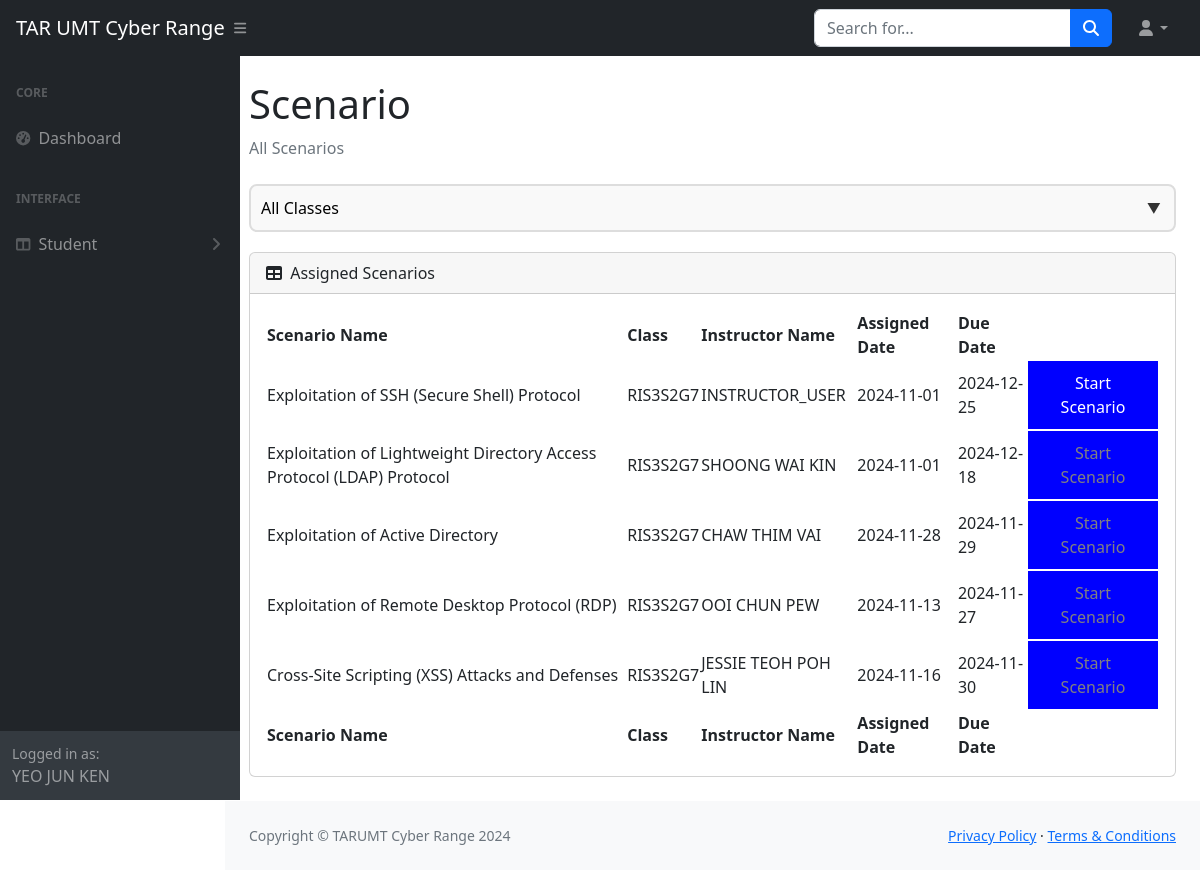
The page /student-dashboard/allScenario.php (signed in) on the database its author committed.
### tables this page shows
CREATE TABLE `scenario` (
  `scenario_id` int(11) NOT NULL,
  `title` varchar(255) NOT NULL,
  `description` text DEFAULT NULL,
  `instructor_id` int(11) DEFAULT NULL,
  `assigned_date` date NOT NULL DEFAULT curdate(),
  `due_date` date NOT NULL,
  `deleted_at` date NOT NULL
);

CREATE TABLE `class_scenarios` (
  `class_name` varchar(50) NOT NULL,
  `scenario_id` int(11) NOT NULL
);

CREATE TABLE `users` (
  `id` int(11) NOT NULL,
  `username` varchar(50) NOT NULL,
  `email` varchar(100) NOT NULL,
  `password` varchar(255) NOT NULL,
  `role_id` int(11) DEFAULT NULL,
  `is_verified` tinyint(1) NOT NULL DEFAULT 0,
  `verification_token` varchar(255) DEFAULT NULL
);

### student-dashboard/allScenario.php (the view, shortened to what this page needs)
<?php
include '../header_footer/header_student.php';
include '../connection.php';
$username = $_SESSION['username'];
$stmt = $conn->prepare("
    SELECT s.id AS student_id
    FROM students s
    INNER JOIN users u ON s.user_id = u.id
    WHERE u.username = ?
");
$stmt->bind_param("s", $username);
$stmt->execute();
$result = $stmt->get_result();
$studentData = $result->fetch_assoc();
$classes = [];
$scenarios = [];
if ($studentData) {
    $studentId = $studentData['student_id'];
    $stmt = $conn->prepare("
        SELECT sc.class_name
        FROM student_classes scs
        INNER JOIN class sc ON scs.class_name = sc.class_name
        WHERE scs.student_id = ?
    ");
    $stmt->bind_param("i", $studentId);
    $stmt->execute();
    $result = $stmt->get_result();
    while ($row = $result->fetch_assoc()) {
        $classes[] = $row['class_name'];
    }
    if ($_SERVER['REQUEST_METHOD'] === 'POST' && isset($_POST['selected_class'])) {
        $selectedClass = $_POST['selected_class'];
    } else {
        $selectedClass = 'all';
    }
    if (!empty($classes)) {
        $classNames = implode("','", $classes);
        $query = "
            SELECT sc.title AS scenario_title, sc.scenario_id, sc.assigned_date, sc.due_date, u.username AS instructor_name, cs.class_name
            FROM scenario sc
            INNER JOIN class_scenarios cs ON sc.scenario_id = cs.scenario_id
            INNER JOIN class c ON cs.class_name = c.class_name
            INNER JOIN instructors i ON sc.instructor_id = i.id
            INNER JOIN users u ON i.user_id = u.id
        ";
        if ($selectedClass !== 'all') {
            $query .= " WHERE cs.class_name = ?";
        } else {
            $query .= " WHERE cs.class_name IN ('$classNames')";
        }
        $stmt = $conn->prepare($query);
        $stmt->execute();
        $result = $stmt->get_result();
        while ($row = $result->fetch_assoc()) {
            $scenarios[] = $row;
        }
    }
}
?>
<div class="container-fluid px-4">
    <h1 class="mt-4">Scenario</h1>
    <ol class="breadcrumb mb-4">
        <li class="breadcrumb-item active">All Scenarios</li>
    </ol>
    <div class="dropdown-container">
        <form method="POST" class="custom-dropdown">
            <select id="classDropdown" name="selected_class" onchange="this.form.submit()">
                <option value="all" <?= $selectedClass === 'all' ? 'selected' : '' ?>>All Classes</option>
            </select>
        </form>
    </div>
    <div class="card mb-4">
        <div class="card-header">
            <i class="fas fa-table me-1"></i>
            Assigned Scenarios
        </div>
        <div class="card-body">
            <table id="datatablesSimple">
                <thead>
                    <tr>
                        <th>Scenario Name</th>
                        <th>Class</th>
                        <th>Instructor Name</th>
                        <th>Assigned Date</th>
                        <th>Due Date</th>
                        <th></th>
                    </tr>
                </thead>
                <tfoot>
                    <tr>
                        <th>Scenario Name</th>
                        <th>Class</th>
                        <th>Instructor Name</th>
                        <th>Assigned Date</th>
                        <th>Due Date</th>
                        <th></th>
                    </tr>
                </tfoot>
                <tbody>
                    <?php foreach ($scenarios as $scenario): ?>
                        <?php
                        $dueDate = strtotime($scenario['due_date']);
                        $currentDate = time();
                        $isDueDatePassed = $dueDate < $currentDate;
                        ?>
                        <tr>
                            <td><?= htmlspecialchars($scenario['scenario_title']); ?></td>
                            <td><?= htmlspecialchars($scenario['class_name']); ?></td>
                            <td><?= htmlspecialchars($scenario['instructor_name']); ?></td>
                            <td><?= htmlspecialchars($scenario['assigned_date']); ?></td>
                            <td><?= htmlspecialchars($scenario['due_date']); ?></td>
                            <td>
                                <button
                                    onclick="window.location.href='startScenario.php?scenario_id=<?= $scenario['scenario_id']; ?>'"
                                    <?= $isDueDatePassed ? 'disabled' : ''; ?>
                                    style="<?= $isDueDatePassed ? 'color: gray; cursor: not-allowed;' : ''; ?> " class="blue">
                                    Start Scenario
                                </button>
                            </td>
                        </tr>
                    <?php endforeach; ?>
                </tbody>
            </table>
        </div>
    </div>
</div>
<?php include '../header_footer/footer.php'; ?>

### header_footer/header_student.php (shortened to what this page needs)
<!DOCTYPE html>
<html lang="en">
<head>
    <link href="https://cdn.jsdelivr.net/npm/simple-datatables@7.1.2/dist/style.min.css" rel="stylesheet" />
    <link href="../css/styles.css" rel="stylesheet" />
</head>
<body class="sb-nav-fixed">
    <nav class="sb-topnav navbar navbar-expand navbar-dark bg-dark">
        <a class="navbar-brand ps-3" href="../student-dashboard/student_dashboard.php">TAR UMT Cyber Range</a>
        <button class="btn btn-link btn-sm order-1 order-lg-0 me-4 me-lg-0" id="sidebarToggle" href="#!"><i class="fas fa-bars"></i></button>
        <form class="d-none d-md-inline-block form-inline ms-auto me-0 me-md-3 my-2 my-md-0">
            <div class="input-group">
                <input class="form-control" type="text" placeholder="Search for..." aria-label="Search for..." aria-describedby="btnNavbarSearch" />
                <button class="btn btn-primary" id="btnNavbarSearch" type="button"><i class="fas fa-search"></i></button>
            </div>
        </form>
        <ul class="navbar-nav ms-auto ms-md-0 me-3 me-lg-4">
            <li class="nav-item dropdown">
                <a class="nav-link dropdown-toggle" id="navbarDropdown" href="#" role="button" data-bs-toggle="dropdown" aria-expanded="false"><i class="fas fa-user fa-fw"></i></a>
            </li>
        </ul>
    </nav>
    <div id="layoutSidenav">
        <div id="layoutSidenav_nav">
            <nav class="sb-sidenav accordion sb-sidenav-dark" id="sidenavAccordion">
                <div class="sb-sidenav-menu">
                    <div class="nav">
                        <div class="sb-sidenav-menu-heading">Core</div>
                        <a class="nav-link" href="../student-dashboard/student_dashboard.php">
                            <div class="sb-nav-link-icon"><i class="fas fa-tachometer-alt"></i></div>
                            Dashboard
                        </a>
                        <div class="sb-sidenav-menu-heading">Interface</div>
                        <a class="nav-link collapsed" href="#" data-bs-toggle="collapse" data-bs-target="#collapseStudents" aria-expanded="false" aria-controls="collapseLayouts">
                            <div class="sb-nav-link-icon"><i class="fas fa-columns"></i></div>
                            Student
                            <div class="sb-sidenav-collapse-arrow"><i class="fas fa-angle-down"></i></div>
                        </a>
                    </div>
                </div>
                <div class="sb-sidenav-footer">
                    <div class="small">Logged in as:</div>
                    <?php echo htmlspecialchars($_SESSION['username']); ?>
                </div>
            </nav>
        </div>
        <div id="layoutSidenav_content">
            <main>

### header_footer/footer.php (shortened to what this page needs)
</main>
<footer class="py-4 bg-light mt-auto">
    <div class="container-fluid px-4">
        <div class="d-flex align-items-center justify-content-between small">
            <div class="text-muted">Copyright &copy; TARUMT Cyber Range <?php echo date('Y'); ?></div>
            <div>
                <a href="#">Privacy Policy</a>
                &middot;
                <a href="#">Terms &amp; Conditions</a>
            </div>
        </div>
    </div>
</footer>
</div>
</div>
</body>
</html>

### student-dashboard/allScenario.php (style rules this page uses)
.dropdown-container { margin-bottom: 20px; display: flex; }
.custom-dropdown { position: relative; width: 100%; }
.custom-dropdown select { width: 100%; padding: 10px; border: 2px solid #ddd; border-radius: 8px; background-color: #f9f9f9; font-size: 16px; appearance: none; -webkit-appearance: none; -moz-appearance: none; cursor: pointer; }
.custom-dropdown::after { content: '▼'; position: absolute; top: 50%; right: 15px; transform: translateY(-50%); pointer-events: none; font-size: 14px; color: #333; }
.blue { background-color: blue; color: white; padding: 10px 20px; border: none; cursor: pointer; text-decoration: none; display: inline-block; }

### header_footer/footer.php (style rules this page uses)
#layoutSidenav { display: flex; min-height: 100vh; flex-direction: column; }
#layoutSidenav_content { flex: 1 0 auto; display: flex; flex-direction: column; }
footer { flex-shrink: 0; }
#layoutSidenav .sb-sidenav { width: 240px; transition: width 0.3s; }
#layoutSidenav_content { margin-left: 240px; transition: margin-left 0.3s; }

### rows shown on the page
scenario: title "Exploitation of SSH (Secure Shell) Protocol", class_scenarios.class_name "RIS3S2G7", users.username "INSTRUCTOR_USER", assigned_date "2024-11-01", due_date "2024-12-25"
scenario: title "Exploitation of Lightweight Directory Access Protocol (LDAP) Protocol", class_scenarios.class_name "RIS3S2G7", users.username "SHOONG WAI KIN", assigned_date "2024-11-01", due_date "2024-12-18"
scenario: title "Exploitation of Active Directory", class_scenarios.class_name "RIS3S2G7", users.username "CHAW THIM VAI", assigned_date "2024-11-28", due_date "2024-11-29"
scenario: title "Exploitation of Remote Desktop Protocol (RDP)", class_scenarios.class_name "RIS3S2G7", users.username "OOI CHUN PEW", assigned_date "2024-11-13", due_date "2024-11-27"
scenario: title "Cross-Site Scripting (XSS) Attacks and Defenses", class_scenarios.class_name "RIS3S2G7", users.username "JESSIE TEOH POH LIN", assigned_date "2024-11-16", due_date "2024-11-30"

### other values the page prints
$_SESSION['username'] "YEO JUN KEN"
